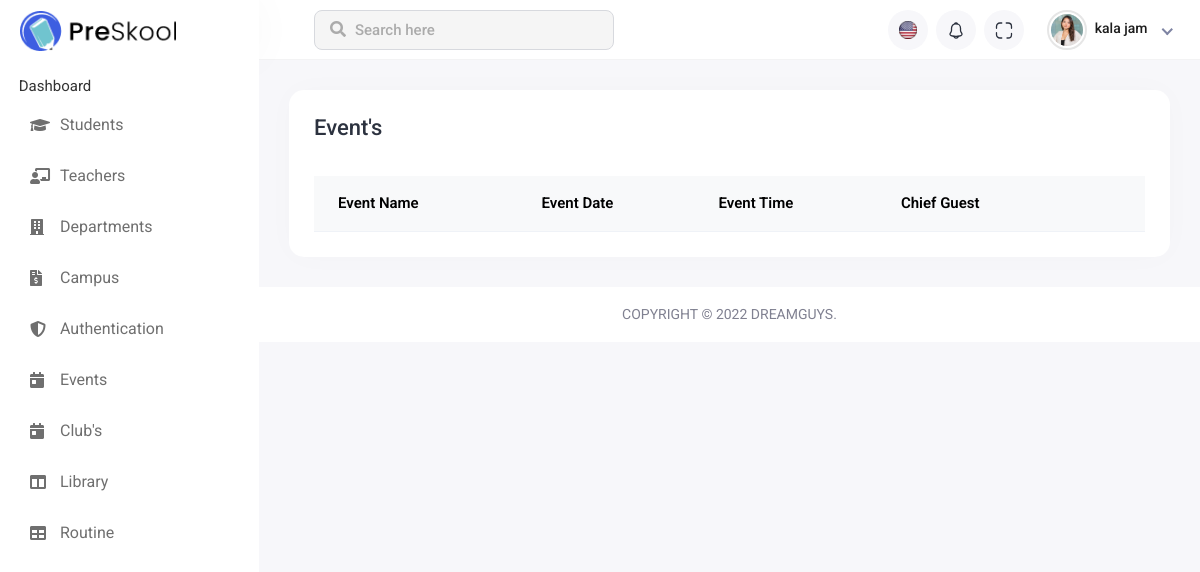
The page /event_page/ on the database as committed earlier.
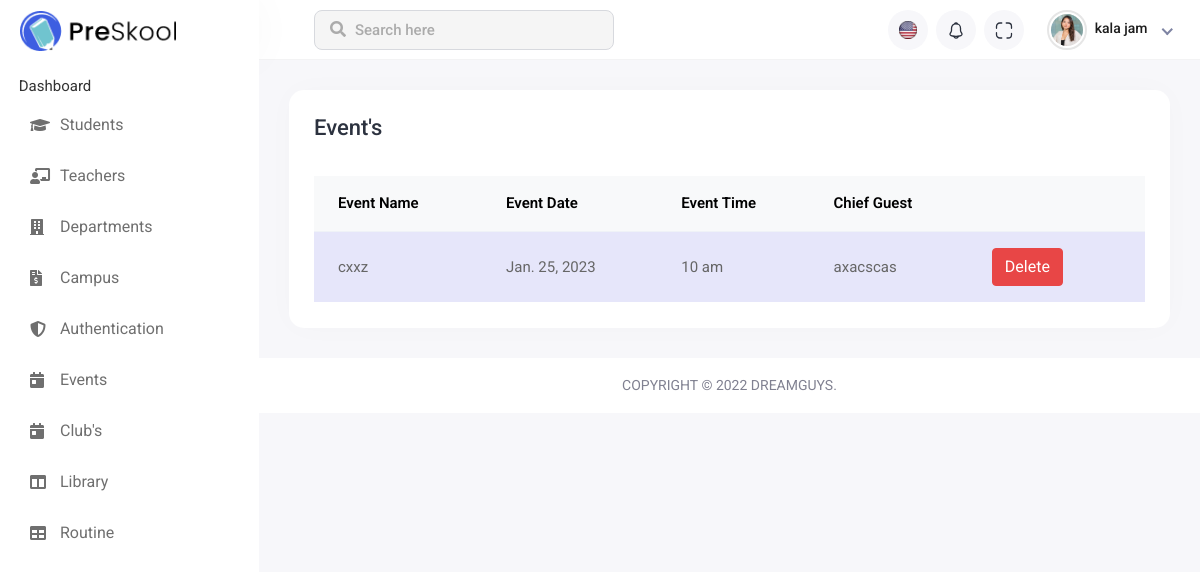
The same page on the database as committed later.
### institute_App/models.py (models this page shows, shortened)
class Event(models.Model):
    Event_Name=models.CharField(max_length=40)
    Event_Date=models.DateField(default='2022-11-21')
    Event_Time=models.CharField(max_length=10)
    Chief_Guest=models.CharField(max_length=10)
    class Meta:
        db_table='event'

### institute_App/views.py (the view)
# urls.py: path('event_page/',event_page,name='event_page'),
def event_page(request):
    event_data(request) #load event data
    return render(request,'event_page.html', data)

### institute_App/views.py (called while the page is built)
def event_data(request):
    event = Event.objects.all()
    data['event'] = event

### institute_App/templates/event_page.html (shortened to what the changed rows need)
{% extends 'base.html' %}
{% load static %}
{% block main_content %}
<div class="main-wrapper">
    <div class="page-wrapper">
        <div class="content container-fluid">
            <div class="row">
                <div class="col-sm-12">
                    <div class="card card-table comman-shadow">
                        <div class="card-body">
                            <div class="table-responsive">
                                <table
                                    class="table border-0 star-student table-hover table-center mb-0 datatable table-striped">
                                    <thead class="student-thread">
                                        <tr>
                                            <th>Event Name</th>
                                            <th>Event Date</th>
                                            <th>Event Time</th>
                                            <th>Chief Guest</th>
                                            <th></th>
                                        </tr>
                                    </thead>
                                    <tbody>
                                        {% for S_data in event %}
                                        <tr>
                                            <td>{{S_data.Event_Name}}</td>
                                            <td>{{S_data.Event_Date}}</td>
                                            <td>{{S_data.Event_Time}}</td>
                                            <td>{{S_data.Chief_Guest}}</td>
                                            <td><button class="btn btn-danger"><a style="color: white;" href="#">Delete</a></button</td>
                                        </tr>
                                        {% endfor %}
                                    </tbody>
                                </table>
                            </div>
                        </div>
                    </div>
                </div>
            </div>
        </div>
    </div>
</div>
{% endblock %}

Rows that differ between the two databases and show on the page:
added Event: Event_Name "cxxz", Event_Date "Jan. 25, 2023", Event_Time "10 am", Chief_Guest "axacscas"
